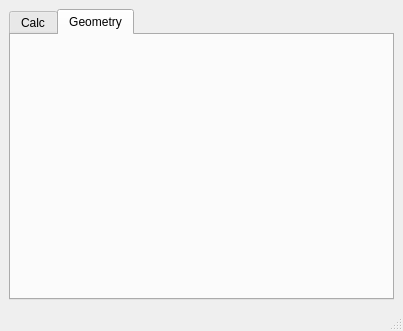
<?xml version="1.0" encoding="UTF-8"?>
<ui version="4.0">
 <class>MainWindow</class>
 <widget class="QMainWindow" name="MainWindow">
  <property name="geometry">
   <rect>
    <x>0</x>
    <y>0</y>
    <width>403</width>
    <height>331</height>
   </rect>
  </property>
  <property name="windowTitle">
   <string>MainWindow</string>
  </property>
  <widget class="QWidget" name="centralwidget">
   <layout class="QGridLayout" name="gridLayout">
    <item row="0" column="0">
     <widget class="QTabWidget" name="tabWidget">
      <property name="currentIndex">
       <number>1</number>
      </property>
      <widget class="QWidget" name="tab">
       <attribute name="title">
        <string>Calc</string>
       </attribute>
       <layout class="QGridLayout" name="gridLayout_2"/>
      </widget>
      <widget class="QWidget" name="tab_2">
       <attribute name="title">
        <string>Geometry</string>
       </attribute>
       <layout class="QGridLayout" name="gridLayout_3"/>
      </widget>
     </widget>
    </item>
   </layout>
  </widget>
  <widget class="QMenuBar" name="menubar">
   <property name="geometry">
    <rect>
     <x>0</x>
     <y>0</y>
     <width>403</width>
     <height>21</height>
    </rect>
   </property>
  </widget>
  <widget class="QStatusBar" name="statusbar"/>
 </widget>
 <resources/>
 <connections/>
</ui>
